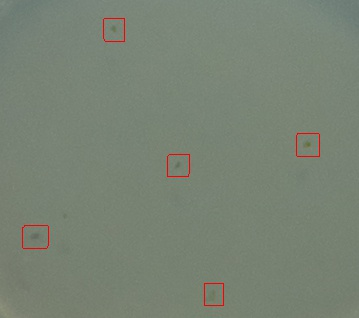
#> input picture img_processing/identificationTesting/originalImage_boxedSamples.jpg, 359 x 318 px
$ python -i isolateColorsHSV.py   (imports and definitions only)
#> lines starting #> are read from the running program, lines starting #| are printed output that depends on the picture; after the words box and inside, x2 and y2 are one past the last pixel; in counts of white or black regions, pixels touching at a corner belong together
#> further down, picture is the input picture: shape (318, 359, 3); mean B, G, R 115.9, 130.5, 120.5
#ISOALTE COLOURS USING HSV COLOUR SCHEME

__author__ = 'ohd96'

import cv2
import numpy

class isolateColorsHSV():

    def __init__(self):
        pass

    @staticmethod
    def isolateMarchantiaGreen(img):

        #play around with these two values to get different colour isolations
        lower_green_threshold = 20
        upper_green_threshold = 70

        imgHSV = cv2.cvtColor(img, cv2.COLOR_BGR2HSV)
#> imgHSV: shape (318, 359, 3); mean H, S, V 52.6, 30.3, 131.4

        lower_green = numpy.array([lower_green_threshold,50,50], dtype = numpy.uint8)
        upper_green = numpy.array([upper_green_threshold, 255, 255], dtype = numpy.uint8)

        mask = cv2.inRange(imgHSV, lower_green, upper_green)
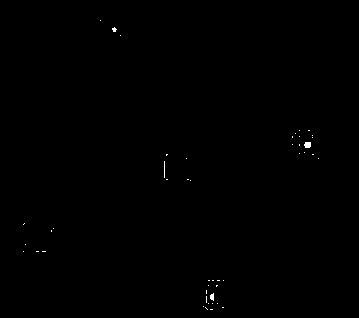
#> mask: shape (318, 359); 0.15% white in thin lines or dots, all inside (x1, y1, x2, y2) = (23, 20, 319, 310)

        return cv2.bitwise_and(img, img, mask = mask)


# [6 lines of commented-out code are left out]

>>> import cv2
>>> picture = cv2.imread('../identificationTesting/originalImage_boxedSamples.jpg')
>>> result = isolateColorsHSV().isolateMarchantiaGreen(picture)
